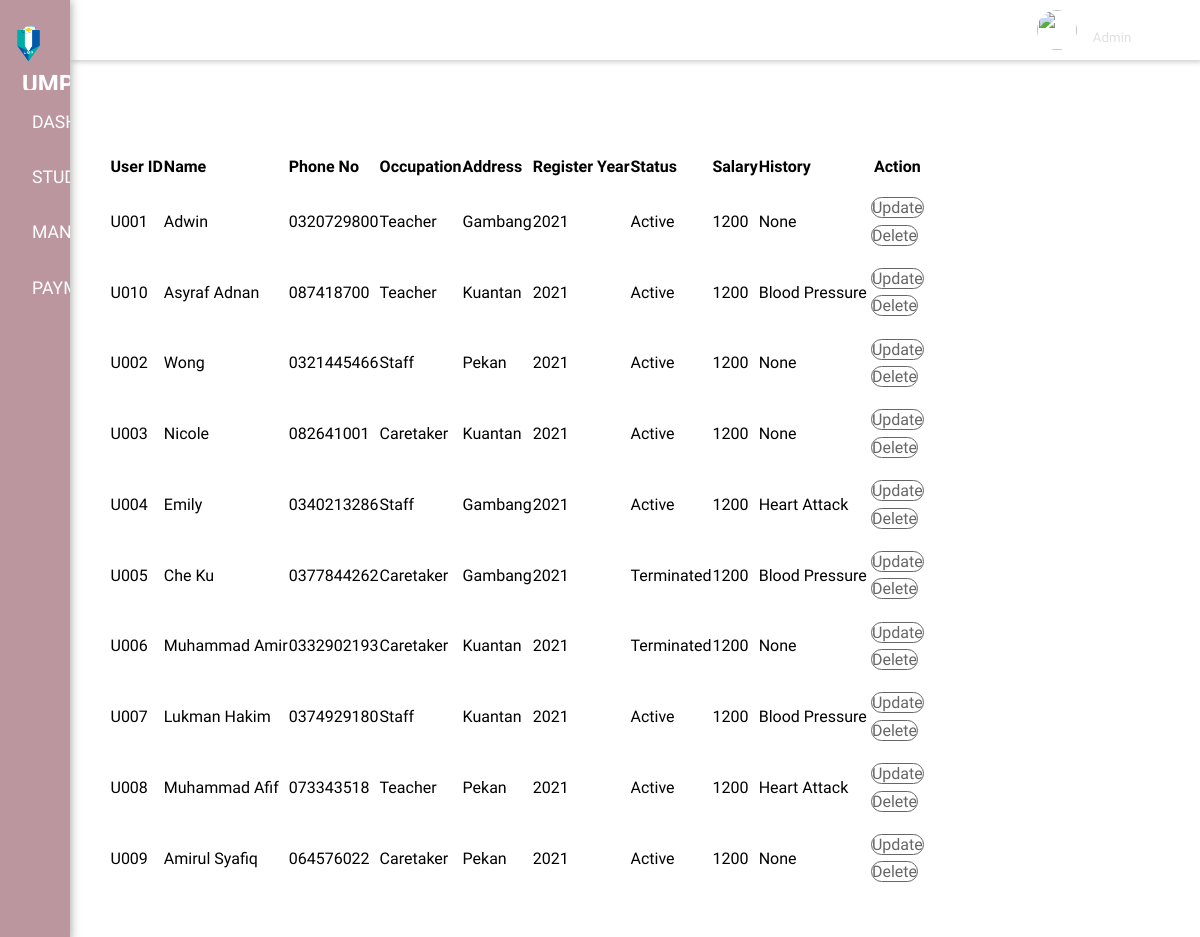
Page /Module3/manpower_view.php on the committed database.
### tables this page shows
CREATE TABLE `manpower` (
  `mpID` varchar(10) NOT NULL,
  `userID` varchar(10) NOT NULL,
  `mpName` varchar(30) NOT NULL,
  `mpPhoneNo` varchar(10) NOT NULL,
  `mpOccupation` varchar(10) NOT NULL,
  `mpAddress` varchar(10) NOT NULL,
  `mpRegisterYear` int(4) NOT NULL,
  `mpStatus` varchar(10) NOT NULL,
  `mpSalary` int(11) NOT NULL,
  `mpHistory` varchar(30) NOT NULL
);

### Module3/manpower_view.php (the view, shortened to what this page needs)
<!DOCTYPE html>
<html lang="en" >
<head>
  <link rel="stylesheet" href="https://maxst.icons8.com/vue-static/landings/line-awesome/line-awesome/1.3.0/css/line-awesome.min.css">
<link rel="stylesheet" href="https://stackpath.bootstrapcdn.com/font-awesome/4.7.0/css/font-awesome.min.css">
<link rel="stylesheet" href="../css/index.css">
<link rel="stylesheet" href="../css/manpower.css">
</head>
<body>
<div class="sidebar">
 	<div class="sidebar-brand">
 		 	<h2><img src="../img/ump.png" alt="" height="40" width="25">&nbsp;<span id="kleenpulse" style="vertical-align: baseline;">UMP myKids</span></h2>
 	</div>
	 <div class="sidebar-menu">
	 	<ul>
	 		<li>
	 			<a href="index.html" class="active"><span class="las la-igloo"></span>
	 			</a>
	 		</li>
			<li>
	 			<a href="#"><span class="las la-users"></span>
	 			</a>
	 		</li>
			<li>
	 			<a href="manpower.php"><span class="la la-user-circle"></span>
	 			</a>
	 		</li>
			<li>
	 			<a href="#"><span class="las la-shopping-bag"></span>
	 			</a>
	 		</li>
	 	</ul>
	 </div>
 </div>
<div class="main-content">
	<header>
		<h2 class="heading" id="dashboard">
		</h2>
		<div class="user-wrapper">
			<img src="https://pbs.twimg.com/media/EItl_WGU0AAEf3i.jpg" alt="" height="40" width="40">
			<div>
				<h4>MUHD AFIF</h4>
				<small>Admin</small>
			</div>
		</div>
	</header>
	<main>
    <div >
			<div class="projects">
				<div class="card">
					<div class="card-body">
						<div class="table-responsive">
                        <table>
                                    <thead>
                                        <tr>
                                            <td>User ID</td>
                                            <td>Name</td>
                                            <td>Phone No</td>
                                            <td>Occupation</td>
                                            <td>Address</td>
                                            <td>Register Year</td>
                                            <td>Status</td>
                                            <td>Salary</td>
                                            <td>History</td>
                                            <td style="text-align:center;">Action</td>
                                        </tr>
                                    </thead>
                                    <?php
										include 'dbConn.php';
                                        $sql = "SELECT * from manpower";
                                        $result = $con->query($sql);
                                    ?>
                                    <tbody>
                                        <?php while($row = $result->fetch_assoc()){ ?>
                                        <tr>
                                            <td><?php echo $row["userID"]; ?></td>
                                            <td><?php echo $row["mpName"]; ?></td>
                                            <td><?php echo $row["mpPhoneNo"]; ?></td>
                                            <td><?php echo $row["mpOccupation"]; ?></td>
                                            <td><?php echo $row["mpAddress"]; ?></td>
                                            <td><?php echo $row["mpRegisterYear"]; ?></td>
                                            <td><?php echo $row["mpStatus"]; ?></td>
                                            <td><?php echo $row["mpSalary"]; ?></td>
                                            <td><?php echo $row["mpHistory"]; ?></td>
                                            <td>
                                                <form action="manpower_updateform.php" method="post"><button name="update" type="submit" value="submit">Update</button></form>
                                                <form action="manpower_operation.php" method="post"><button name="submitDelete" type="submit" value="delete">Delete</button></form>
                                            </td>
                                        </tr>
                                        <?php } ?>
                            </tbody>
                                </table>
                                </div>
						</div>
					</div>
				</div>
			</div>
	</div>
</body>
</html>

### css/index.css (style rules this page uses)
:root { --for-heading:#3b026b; --main-color:#bb969e; --color-dark:#1d2231; --text-grey:#8390a2; --dark-BG:#001623; --content-BG:#022d47; --dark-text:#b200ff; --off-white:#f1f5f9; --icon-color:#520293; --purple:linear-gradient(45deg,#99013e,#7f02ed); --pink:linear-gradient(45deg,#c40051,#ff0066); --orange:linear-gradient(45deg,#ff9000,#ffd400); --moon:linear-gradient(45deg,#ff9000,#7f02ed); --moon-only:linear-gradient(45deg,#fff,#7f02ed); --sun:linear-gradient(45deg,#ffc700,#8300ff); --new-BG:rgba(255,255,255,.3); --new-content:rgba(255,255,255,.4); }
* { padding:0; margin:0; font-family:'Rajdhani', sans-serif; box-sizing:border-box; outline:none; user-select:none; list-style-type:none; text-decoration:none; transition:all 400ms; overflow-x:hidden; }
body { background:var(--off-white); background:url(https://www.teahub.io/photos/full/214-2147832_3840x2160-beautiful-hills-4k-nature-wallpaper-data-4k.jpg); backdrop-filter:blur(10px); background-size:cover; background-repeat:no-repeat; overflow: hidden; }
.sidebar { width:250px; position:fixed; left:0; top:0; height:100%; background:var(--new-BG); box-shadow:5px 0 10px rgba(0,0,0,.3); z-index:100; transition:width 300ms; }
.sidebar-brand { height:90px; padding:1.5rem 0rem 1rem 2rem; }
.sidebar-menu li { width:100%; margin-bottom:1.7rem; padding-left:1rem; }
.sidebar-menu a { padding-left:1rem; display:block; color:#fff; text-transform:uppercase; font-weight:500; font-size:1.1rem; }
.sidebar-menu a span:first-child { font-size:1.5rem; padding-right:1rem; transform:translatey(5px); }
.sidebar-menu { margin-top:1rem; }
.main-content { transition:margin-left 300ms; margin-left:250px; }
header { background: var(--new-BG); display:flex; justify-content:space-between; padding:10px 1.5rem; box-shadow:2px 2px 5px rgba(0,0,0,.2); position:fixed; left:250px; width:calc(100% - 250px); top:0; z-index:100; transition:left 300ms; }
header h2 { color:#fff; text-transform:uppercase; }
.user-wrapper { display:flex; align-items:center; }
.user-wrapper img { border-radius:50%; margin-right:1rem; }
.user-wrapper div h4 { color:#fff; }
main { margin-top:84px; padding:2rem 1.5rem; background:var(--new-BG); min-height:calc(100vh - 90px); }
.heading { padding-top: 5px; color:#fff; overflow: hidden; }
.projects { margin-top: 15px; }
.card { background:var(--new-content); border-radius: 0px; }
.card-header, .card-body { padding:1rem; }
table { border-collapse:collapse; }
thead tr { border-top:2px solid white; border-bottom:2px solid white; }
thead td { font-weight:700; }
td { padding:.5rem 0.5px; font-size:1rem; color:#000; }
tr td:last-child { display:grid; align-items:center; }
.table-responsive { width:100%; overflow-x:auto; }
@media only screen and (max-width: 1200px) { .sidebar { width:70px; } }
@media only screen and (max-width: 1200px) { .sidebar .sidebar-brand, .sidebar li { padding-left:1rem; text-align:center; } }
@media only screen and (max-width: 1200px) { .sidebar li a { padding-left:0rem; } }
@media only screen and (max-width: 1200px) { .main-content { margin-left:70px; } }
@media only screen and (max-width: 1200px) { .main-content header { width:calc(100% - 70px); left:70px; } }
button { display: inline-block; vertical-align: middle; border-radius: 30px; margin: .20rem; font-size: 1rem; color: #666666; background: #ffffff; border: 1px solid #666666; }

### rows in the picture
manpower: userID "U001", mpName "Adwin", mpPhoneNo "0320729800", mpOccupation "Teacher", mpAddress "Gambang", mpRegisterYear "2021", mpStatus "Active", mpSalary "1200", mpHistory "None"
manpower: userID "U010", mpName "Asyraf Adnan", mpPhoneNo "087418700", mpOccupation "Teacher", mpAddress "Kuantan", mpRegisterYear "2021", mpStatus "Active", mpSalary "1200", mpHistory "Blood Pressure"
manpower: userID "U002", mpName "Wong", mpPhoneNo "0321445466", mpOccupation "Staff", mpAddress "Pekan", mpRegisterYear "2021", mpStatus "Active", mpSalary "1200", mpHistory "None"
manpower: userID "U003", mpName "Nicole", mpPhoneNo "082641001", mpOccupation "Caretaker", mpAddress "Kuantan", mpRegisterYear "2021", mpStatus "Active", mpSalary "1200", mpHistory "None"
manpower: userID "U004", mpName "Emily", mpPhoneNo "0340213286", mpOccupation "Staff", mpAddress "Gambang", mpRegisterYear "2021", mpStatus "Active", mpSalary "1200", mpHistory "Heart Attack"
manpower: userID "U005", mpName "Che Ku", mpPhoneNo "0377844262", mpOccupation "Caretaker", mpAddress "Gambang", mpRegisterYear "2021", mpStatus "Terminated", mpSalary "1200", mpHistory "Blood Pressure"
manpower: userID "U006", mpName "Muhammad Amir", mpPhoneNo "0332902193", mpOccupation "Caretaker", mpAddress "Kuantan", mpRegisterYear "2021", mpStatus "Terminated", mpSalary "1200", mpHistory "None"
manpower: userID "U007", mpName "Lukman Hakim", mpPhoneNo "0374929180", mpOccupation "Staff", mpAddress "Kuantan", mpRegisterYear "2021", mpStatus "Active", mpSalary "1200", mpHistory "Blood Pressure"
manpower: userID "U008", mpName "Muhammad Afif", mpPhoneNo "073343518", mpOccupation "Teacher", mpAddress "Pekan", mpRegisterYear "2021", mpStatus "Active", mpSalary "1200", mpHistory "Heart Attack"
manpower: userID "U009", mpName "Amirul Syafiq", mpPhoneNo "064576022", mpOccupation "Caretaker", mpAddress "Pekan", mpRegisterYear "2021", mpStatus "Active", mpSalary "1200", mpHistory "None"
